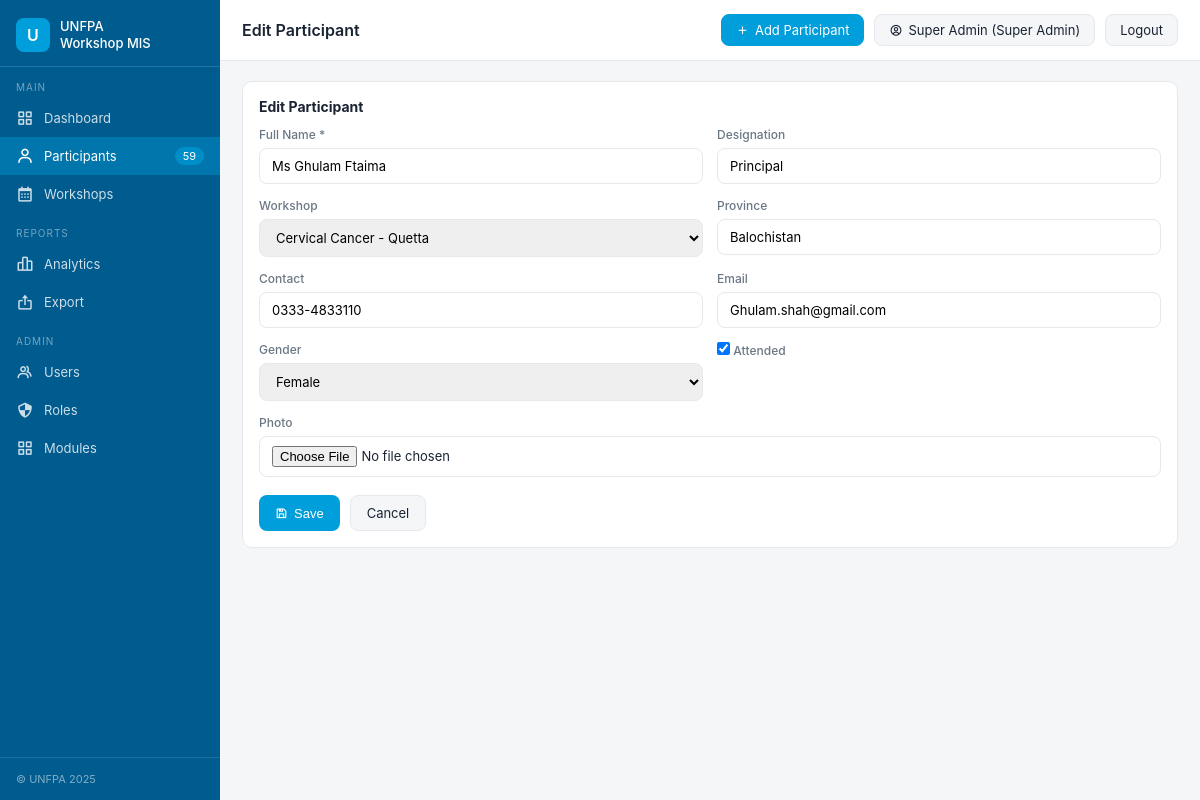
Screenshot of /participant_form.php?id=2 (signed in) with the database file from the repository.
### tables this page shows
CREATE TABLE IF NOT EXISTS `users` (
  `id` int NOT NULL AUTO_INCREMENT,
  `name` varchar(150) NOT NULL,
  `email` varchar(180) NOT NULL,
  `password` varchar(255) NOT NULL,
  `role_id` int NOT NULL,
  `status` enum('active','inactive','suspended') NOT NULL DEFAULT 'active',
  `created_at` datetime NOT NULL DEFAULT CURRENT_TIMESTAMP,
  `updated_at` datetime NOT NULL DEFAULT CURRENT_TIMESTAMP ON UPDATE CURRENT_TIMESTAMP,
  `bio` text,
  `last_login` datetime DEFAULT NULL,
  PRIMARY KEY (`id`),
  UNIQUE KEY `email` (`email`),
  KEY `role_id` (`role_id`),
  KEY `idx_users_status` (`status`),
  KEY `idx_users_email` (`email`)
);

CREATE TABLE IF NOT EXISTS `roles` (
  `id` int NOT NULL AUTO_INCREMENT,
  `name` varchar(100) NOT NULL,
  `created_by` int DEFAULT NULL,
  `created_at` datetime NOT NULL DEFAULT CURRENT_TIMESTAMP,
  PRIMARY KEY (`id`),
  UNIQUE KEY `name` (`name`)
);

CREATE TABLE IF NOT EXISTS `participants` (
  `id` int NOT NULL AUTO_INCREMENT,
  `name` varchar(150) NOT NULL,
  `designation` varchar(150) DEFAULT NULL,
  `workshop_id` int DEFAULT NULL,
  `province` varchar(100) DEFAULT NULL,
  `contact` varchar(50) DEFAULT NULL,
  `email` varchar(150) DEFAULT NULL,
  `gender` enum('Female','Male') DEFAULT 'Female',
  `attended` tinyint(1) DEFAULT '1',
  `photo` varchar(200) DEFAULT NULL,
  `created_at` timestamp NOT NULL DEFAULT CURRENT_TIMESTAMP,
  PRIMARY KEY (`id`),
  KEY `workshop_id` (`workshop_id`)
);

CREATE TABLE IF NOT EXISTS `workshops` (
  `id` int NOT NULL AUTO_INCREMENT,
  `title` varchar(200) NOT NULL,
  `code` varchar(50) DEFAULT NULL,
  `date` date DEFAULT NULL,
  `location` varchar(150) DEFAULT NULL,
  `created_at` timestamp NOT NULL DEFAULT CURRENT_TIMESTAMP,
  PRIMARY KEY (`id`)
);

### auth.php (called while the page is built, shortened)
<?php
function auth_current_user()
{
    global $pdo;
    static $user;
    if ($user !== null) {
        return $user;
    }
    $stmt = $pdo->prepare('SELECT u.*, r.name AS role_name, r.id AS role_id FROM users u LEFT JOIN roles r ON u.role_id = r.id WHERE u.id = ?');
    $stmt->execute([$_SESSION['user_id']]);
    $user = $stmt->fetch();
    return $user ?: null;
}
function auth_is_logged_in()
{
    return (bool)auth_current_user();
}
function auth_require_login()
{
    if (!auth_is_logged_in()) {
        $next = urlencode($_SERVER['REQUEST_URI']);
        redirect("login.php?next=$next");
    }
}
function auth_get_allowed_modules()
{
    global $pdo;
    static $modules;
    if ($modules !== null) {
        return $modules;
    }
    $user = auth_current_user();
    $stmt = $pdo->prepare('SELECT m.* FROM modules m INNER JOIN role_modules rm ON m.id = rm.module_id WHERE rm.role_id = ? ORDER BY m.name');
    $stmt->execute([$user['role_id']]);
    $modules = $stmt->fetchAll();
    return $modules;
}
function auth_can_access_module($slug)
{
    foreach (auth_get_allowed_modules() as $module) {
        if ($module['slug'] === $slug) {
            return true;
        }
    }
    return false;
}
function auth_require_module($slug)
{
    auth_require_login();
    if (!auth_can_access_module($slug)) {
        auth_render_access_denied();
        exit;
    }
}
function auth_get_module_nav_items()
{
    $mapping = [
        'dashboard' => ['label' => 'Dashboard', 'href' => 'index.php', 'icon' => 'bx-grid-alt'],
        'participants' => ['label' => 'Participants', 'href' => 'participants.php', 'icon' => 'bx-user'],
        'workshops' => ['label' => 'Workshops', 'href' => 'workshops.php', 'icon' => 'bx-calendar'],
        'analytics' => ['label' => 'Analytics', 'href' => 'analytics.php', 'icon' => 'bx-bar-chart-alt-2'],
        'export' => ['label' => 'Export', 'href' => 'export.php', 'icon' => 'bx-export'],
        'users' => ['label' => 'Users', 'href' => 'users.php', 'icon' => 'bx-group'],
        'roles' => ['label' => 'Roles', 'href' => 'roles.php', 'icon' => 'bx-shield-quarter'],
        'modules' => ['label' => 'Modules', 'href' => 'modules.php', 'icon' => 'bx-grid-alt'],
    ];
    $items = [];
    foreach (auth_get_allowed_modules() as $module) {
        if (isset($mapping[$module['slug']])) {
            $items[$module['slug']] = $mapping[$module['slug']];
        }
    }
    return $items;
}

### db.php (called while the page is built, shortened)
<?php
$DB_HOST = 'localhost';
$DB_NAME = 'unfpa_mis';
$DB_USER = 'root';
$DB_PASS = '';
try {
    $pdo = new PDO("mysql:host=$DB_HOST;dbname=$DB_NAME;charset=utf8mb4", $DB_USER, $DB_PASS, [
        PDO::ATTR_ERRMODE => PDO::ERRMODE_EXCEPTION,
        PDO::ATTR_DEFAULT_FETCH_MODE => PDO::FETCH_ASSOC,
    ]);
} catch (PDOException $e) {
    die("DB Connection failed: " . $e->getMessage());
}
function e($v){ return htmlspecialchars($v ?? '', ENT_QUOTES, 'UTF-8'); }
require_once __DIR__ . '/auth.php';

### participant_form.php (the view, shortened to what this page needs)
<?php
$page='participants';
require_once __DIR__.'/db.php';
auth_require_module('participants');
$id = (int)($_GET['id'] ?? 0);
$p = ['id'=>0,'name'=>'','designation'=>'','workshop_id'=>'','province'=>'','contact'=>'','email'=>'','gender'=>'Female','attended'=>1,'photo'=>''];
if($id){
  $st=$pdo->prepare("SELECT * FROM participants WHERE id=?"); $st->execute([$id]);
  $p = $st->fetch() ?: $p;
}
$workshops = $pdo->query("SELECT id,title FROM workshops ORDER BY title")->fetchAll();
$pageTitle = $id ? 'Edit Participant' : 'Add Participant';
require_once __DIR__.'/header.php';
?>
<div class="panel">
  <h3><?= $id?'Edit':'Add New' ?> Participant</h3>
  <form method="post" enctype="multipart/form-data">
    <div class="form-grid">
      <div class="field"><label>Full Name *</label><input name="name" required value="<?= e($p['name']) ?>"></div>
      <div class="field"><label>Designation</label><input name="designation" value="<?= e($p['designation']) ?>"></div>
      <div class="field"><label>Workshop</label><select name="workshop_id"><option value="">-- Select --</option><?php foreach($workshops as $w): ?><option value="<?= $w['id'] ?>" <?= $p['workshop_id']==$w['id']?'selected':'' ?>><?= e($w['title']) ?></option><?php endforeach; ?></select></div>
      <div class="field"><label>Province</label><input name="province" value="<?= e($p['province']) ?>"></div>
      <div class="field"><label>Contact</label><input name="contact" value="<?= e($p['contact']) ?>"></div>
      <div class="field"><label>Email</label><input name="email" type="email" value="<?= e($p['email']) ?>"></div>
      <div class="field"><label>Gender</label><select name="gender"><?php foreach(['Female','Male'] as $g): ?><option <?= $p['gender']==$g?'selected':'' ?>><?= $g ?></option><?php endforeach; ?></select></div>
      <div class="field"><label><input type="checkbox" name="attended" <?= $p['attended']?'checked':'' ?>> Attended</label></div>
      <div class="field full">
        <label>Photo</label>
        <input type="file" name="photo" accept="image/*">
      </div>
    </div>
    <div style="margin-top:18px;display:flex;gap:10px">
      <button class="btn" type="submit"><i class='bx bx-save'></i> Save</button>
      <a class="btn sec" href="participants.php">Cancel</a>
    </div>
  </form>
</div>
<?php require __DIR__.'/footer.php'; ?>

### header.php (shortened to what this page needs)
<?php require_once __DIR__ . '/db.php'; $page = $page ?? 'dashboard'; $currentUser = auth_current_user(); $navItems = auth_is_logged_in() ? auth_get_module_nav_items() : []; $participantCount = isset($navItems['participants']) ? $pdo->query("SELECT COUNT(*) FROM participants")->fetchColumn() : 0; ?>
<!DOCTYPE html>
<html lang="en">
<head>
<link rel="stylesheet" href="assets/style.css">
<link rel="stylesheet" href="https://cdn.jsdelivr.net/npm/boxicons@2.1.4/css/boxicons.min.css">
</head>
<body>
<div class="shell">
  <aside class="sidebar">
    <div class="sb-logo">
      <div class="sb-logo-icon">U</div>
      <div class="sb-title">UNFPA<br>Workshop MIS</div>
    </div>
    <div class="sb-section">MAIN</div>
    <?php if ($navItems): ?>
      <?php foreach (['dashboard','participants','workshops'] as $slug): ?>
        <?php if (isset($navItems[$slug])): $item = $navItems[$slug]; ?>
          <a href="<?= e($item['href']) ?>" class="sb-item <?= $page === $slug ? 'active' : '' ?>">
            <i class='bx <?= e($item['icon']) ?>'></i> <?= e($item['label']) ?>
            <?php if ($slug === 'participants'): ?><span class="sb-badge"><?= $participantCount ?></span><?php endif; ?>
          </a>
        <?php endif; ?>
      <?php endforeach; ?>
      <?php if (isset($navItems['analytics']) || isset($navItems['export'])): ?>
        <div class="sb-section">REPORTS</div>
        <?php if (isset($navItems['analytics'])): $item = $navItems['analytics']; ?>
          <a href="<?= e($item['href']) ?>" class="sb-item <?= $page==='analytics'?'active':'' ?>"><i class='bx <?= e($item['icon']) ?>'></i> <?= e($item['label']) ?></a>
        <?php endif; ?>
        <?php if (isset($navItems['export'])): $item = $navItems['export']; ?>
          <a href="<?= e($item['href']) ?>" class="sb-item <?= $page==='export'?'active':'' ?>"><i class='bx <?= e($item['icon']) ?>'></i> <?= e($item['label']) ?></a>
        <?php endif; ?>
      <?php endif; ?>
      <?php if (isset($navItems['users']) || isset($navItems['roles']) || isset($navItems['modules'])): ?>
        <div class="sb-section">ADMIN</div>
        <?php foreach (['users','roles','modules'] as $slug): ?>
          <?php if (isset($navItems[$slug])): $item = $navItems[$slug]; ?>
            <a href="<?= e($item['href']) ?>" class="sb-item <?= $page === $slug ? 'active' : '' ?>"><i class='bx <?= e($item['icon']) ?>'></i> <?= e($item['label']) ?></a>
          <?php endif; ?>
        <?php endforeach; ?>
      <?php endif; ?>
    <?php else: ?>
      <div class="sb-note">Please log in to see navigation.</div>
    <?php endif; ?>
    <div class="sb-footer">© UNFPA 2025</div>
  </aside>
  <main class="main">
    <div class="topbar">
      <div class="topbar-title"><?= e($pageTitle ?? 'Dashboard Overview') ?></div>
      <div class="topbar-right">
        <?php if (isset($navItems['participants'])): ?>
          <a href="participant_form.php" class="top-btn primary"><i class='bx bx-plus'></i> Add Participant</a>
        <?php endif; ?>
        <?php if ($currentUser): ?>
          <span class="top-btn user-badge"><i class='bx bx-user-circle'></i> <?= e($currentUser['name']) ?> (<?= e($currentUser['role_name']) ?>)</span>
          <a href="logout.php" class="top-btn sec">Logout</a>
        <?php else: ?>
          <a href="login.php" class="top-btn sec">Sign In</a>
          <a href="signup.php" class="top-btn primary">Sign Up</a>
        <?php endif; ?>
      </div>
    </div>
    <div class="content">

### assets/style.css (style rules this page uses)
* { box-sizing:border-box;margin:0;padding:0 }
:root { --bg:#f4f6f8; --card:#fff; --text:#1a2332; --muted:#6b7785; --tert:#9aa5b1; --border:#e5e9ee; --primary:#009EDB; --primary-dark:#005B8E; --radius:10px; }
body { font-family:-apple-system,BlinkMacSystemFont,"Segoe UI",sans-serif;font-size:14px;color:var(--text);background:var(--bg) }
.shell { display:grid;grid-template-columns:220px 1fr;min-height:100vh }
.sidebar { background:var(--primary-dark);color:#fff;display:flex;flex-direction:column }
.sb-logo { padding:18px 16px 14px;border-bottom:1px solid rgba(255,255,255,.15);display:flex;align-items:center;gap:10px }
.sb-logo-icon { width:34px;height:34px;background:var(--primary);border-radius:8px;display:flex;align-items:center;justify-content:center;font-weight:600;font-size:16px }
.sb-title { font-size:13px;font-weight:500;line-height:1.3 }
.sb-section { padding:14px 0 6px 16px;font-size:10px;letter-spacing:.1em;color:rgba(255,255,255,.45);text-transform:uppercase }
.sb-item { display:flex;align-items:center;gap:10px;padding:10px 16px;font-size:13px;color:rgba(255,255,255,.8);text-decoration:none;transition:background .15s }
.sb-item.active { background:rgba(0,158,219,.4);color:#fff }
.sb-item i { font-size:18px }
.sb-badge { margin-left:auto;background:rgba(0,158,219,.6);color:#fff;font-size:11px;padding:2px 8px;border-radius:10px }
.sb-footer { margin-top:auto;padding:14px 16px;border-top:1px solid rgba(255,255,255,.12);font-size:11px;color:rgba(255,255,255,.5) }
.main { overflow:auto }
.topbar { background:#fff;border-bottom:1px solid var(--border);padding:14px 22px;display:flex;align-items:center;justify-content:space-between }
.topbar-title { font-size:16px;font-weight:600 }
.topbar-right { display:flex;align-items:center;gap:10px }
.top-btn { background:#f4f6f8;border:1px solid var(--border);border-radius:8px;padding:7px 14px;font-size:13px;color:var(--text);cursor:pointer;display:inline-flex;align-items:center;gap:6px;text-decoration:none }
.top-btn.primary { background:var(--primary);color:#fff;border-color:var(--primary) }
.content { padding:20px 22px;display:flex;flex-direction:column;gap:16px }
.panel { background:#fff;border:1px solid var(--border);border-radius:var(--radius);padding:16px }
.panel h3 { font-size:14px;margin-bottom:12px;display:flex;justify-content:space-between;align-items:center }
.btn { background:var(--primary);color:#fff;border:none;padding:9px 16px;border-radius:8px;cursor:pointer;font-size:13px;text-decoration:none;display:inline-flex;align-items:center;gap:6px }
.btn.sec { background:#f4f6f8;color:var(--text);border:1px solid var(--border) }
.form-grid { display:grid;grid-template-columns:1fr 1fr;gap:14px }
.field { display:flex;flex-direction:column;gap:6px }
.field.full { grid-column:1/-1 }
.field label { font-size:12px;color:var(--muted);font-weight:500 }
.field input,.field select,.field textarea { padding:9px 12px;border:1px solid var(--border);border-radius:8px;font-size:13px;font-family:inherit }

### rows the page displays
users: name "Super Admin", role.name "Super Admin"
participants: name "Ms Ghulam Ftaima", designation "Principal", workshop_id "Cervical Cancer - Quetta", province "Balochistan", contact "0333-4833110", email "Ghulam.shah@gmail.com", gender "Female", attended "☑"

### other values shown
$item['label'] "Dashboard"
$item['label'] "Participants"
$participantCount "59"
$item['label'] "Workshops"
$item['label'] "Analytics"
$item['label'] "Export"
$item['label'] "Users"
$item['label'] "Roles"
$item['label'] "Modules"
$pageTitle "Edit Participant"
